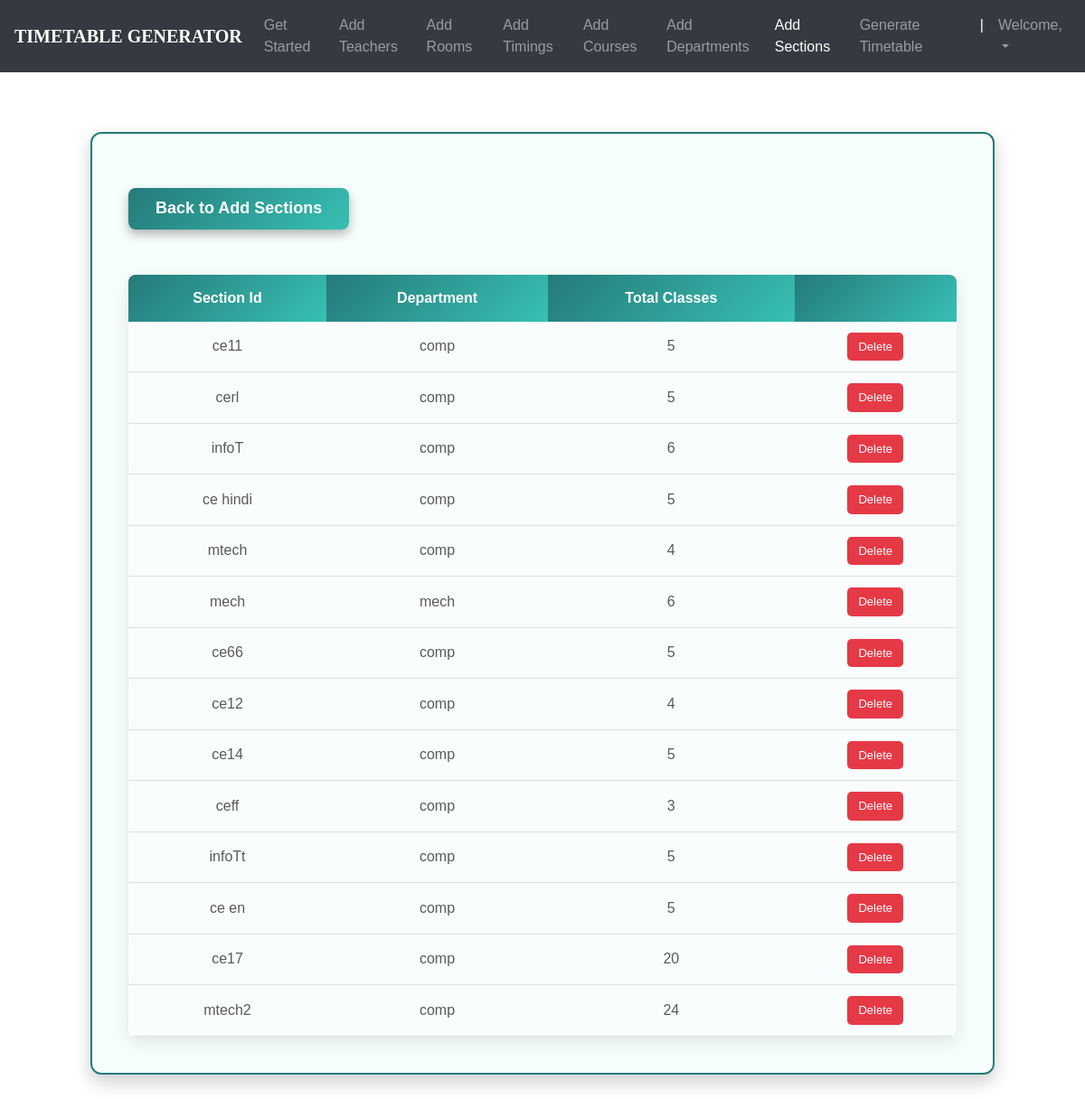
The page /sections_list/ (signed in) on the database as committed earlier.
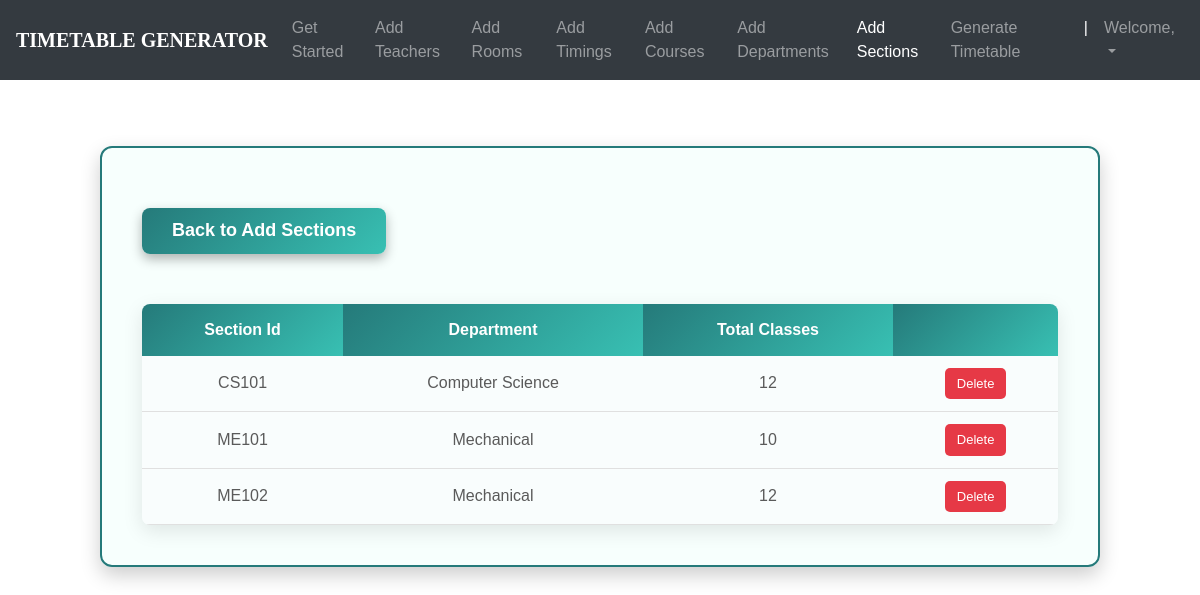
The same page on the database as committed later.
### ttgen/models.py (models this page shows, shortened)
class Section(models.Model):
    section_id = models.CharField(max_length=25, primary_key=True)
    department = models.ForeignKey(Department, on_delete=models.CASCADE)
    num_class_in_week = models.IntegerField(default=0)
    course = models.ForeignKey(Course, on_delete=models.CASCADE, blank=True, null=True)
    meeting_time = models.ForeignKey(MeetingTime, on_delete=models.CASCADE, blank=True, null=True)
    room = models.ForeignKey(Room, on_delete=models.CASCADE, blank=True, null=True)
    instructor = models.ForeignKey(Instructor, on_delete=models.CASCADE, blank=True, null=True)

class Department(models.Model):
    dept_name = models.CharField(max_length=50)
    courses = models.ManyToManyField(Course)
    def __str__(self):
        return self.dept_name

### ttgen/views.py (the view)
# urls.py: path('sections_list/', views.section_list, name='editsection'),
@login_required
def section_list(request):
    return render(request, 'seclist.html', {
        'sections': Section.objects.all()
    })

### templates/seclist.html (shortened to what this page needs)
<!DOCTYPE html>
<html lang="en">
<head>
	<link rel="stylesheet" href="https://maxcdn.bootstrapcdn.com/bootstrap/4.0.0/css/bootstrap.min.css">
    <link rel="stylesheet" type="text/css" href="static/css/index.css">
</head>
<body>
        <header>
			<nav class="navbar navbar-expand-md navbar-dark fixed-top bg-dark">
                <a class="navbar-brand" href="#"><b>TIMETABLE GENERATOR</b></a>
                <div class="collapse navbar-collapse" id="navbarCollapse">
                    <ul class="navbar-nav ml-auto">
                    <li class="nav-item">
                        <a class="nav-link" href="{% url 'admindash' %}">Get Started</a>
                    </li>
                    <li class="nav-item">
                        <a class="nav-link" href="{% url 'addInstructors' %}">Add Teachers</a>
                    </li>
                    <li class="nav-item">
                        <a class="nav-link" href="{% url 'addRooms' %}">Add Rooms</a>
                    </li>
                    <li class="nav-item">
		                <a class="nav-link" href="{% url 'addTimings' %}">Add Timings</a>
		            </li>
                    <li class="nav-item">
                        <a class="nav-link" href="{% url 'addCourses' %}">Add Courses</a>
                    </li>
                    <li class="nav-item">
			            <a class="nav-link" href="{% url 'addDepts' %}">Add Departments</a>
		            </li>
                    <li class="nav-item active">
			            <a class="nav-link" href="{% url 'addSections' %}">Add Sections</a>
		            </li>
                    <li class="nav-item">
			            <a class="nav-link" href="{% url 'generate' %}">Generate Timetable</a>
		            </li>
                    <li class="nav-item active">
			            <a class="nav-link">|</a>
		            </li>
                    <li class="nav-item dropdown">
		                <a class="nav-link dropdown-toggle" href="#" id="dropdown03" data-toggle="dropdown" aria-haspopup="true" aria-expanded="false">Welcome, {{ user.first_name }}</a>
		            </li>
                    </ul>
                </div>
            </nav>
        </header>
        <br><br>
    {% block content %}
{% load static %}
<fieldset class="fieldset">
    <a href="{% url 'addSections'%}"><h1 class="tablink" onclick="openPage('new')" id="defaultOpen">Back to Add Sections</h1></a>
    <div class="tabcontent" id="edit">
        <table class="table1">
            <thead>
            <tr class="table-headers">
            <th>Section Id</th>
            <th>Department</th>
            <th>Total Classes</th>
            <th  class="empty"></th>
            </tr>
            </thead>
            <tbody>
            {% for sec in sections %}
            <tr>
             <td>{{sec.section_id}}</td>
             <td>{{sec.department}}</td>
             <td>{{sec.num_class_in_week }}</td>
             <td class="empty">
                <form action="{% url 'deletesection' sec.section_id %}" method="post">
                        <input type="submit" value="Delete" class="cross">
                </form>
             </td>
             </tr>
            {% endfor %}
            </tbody>
        </table>
    </div>
</fieldset>
{% endblock %}

Rows that differ between the two databases and show on the page:
removed Section: section_id "ce11", department "comp", num_class_in_week "5"
removed Section: section_id "cerl", department "comp", num_class_in_week "5"
removed Section: section_id "infoT", department "comp", num_class_in_week "6"
removed Section: section_id "ce hindi", department "comp", num_class_in_week "5"
removed Section: section_id "mtech", department "comp", num_class_in_week "4"
removed Section: section_id "mech", department "mech", num_class_in_week "6"
removed Section: section_id "ce66", department "comp", num_class_in_week "5"
removed Section: section_id "ce12", department "comp", num_class_in_week "4"
removed Section: section_id "ce14", department "comp", num_class_in_week "5"
removed Section: section_id "ceff", department "comp", num_class_in_week "3"
removed Section: section_id "infoTt", department "comp", num_class_in_week "5"
removed Section: section_id "ce en", department "comp", num_class_in_week "5"
removed Section: section_id "ce17", department "comp", num_class_in_week "20"
removed Section: section_id "mtech2", department "comp", num_class_in_week "24"
added Section: section_id "CS101", department "Computer Science", num_class_in_week "12"
added Section: section_id "ME101", department "Mechanical", num_class_in_week "10"
added Section: section_id "ME102", department "Mechanical", num_class_in_week "12"
